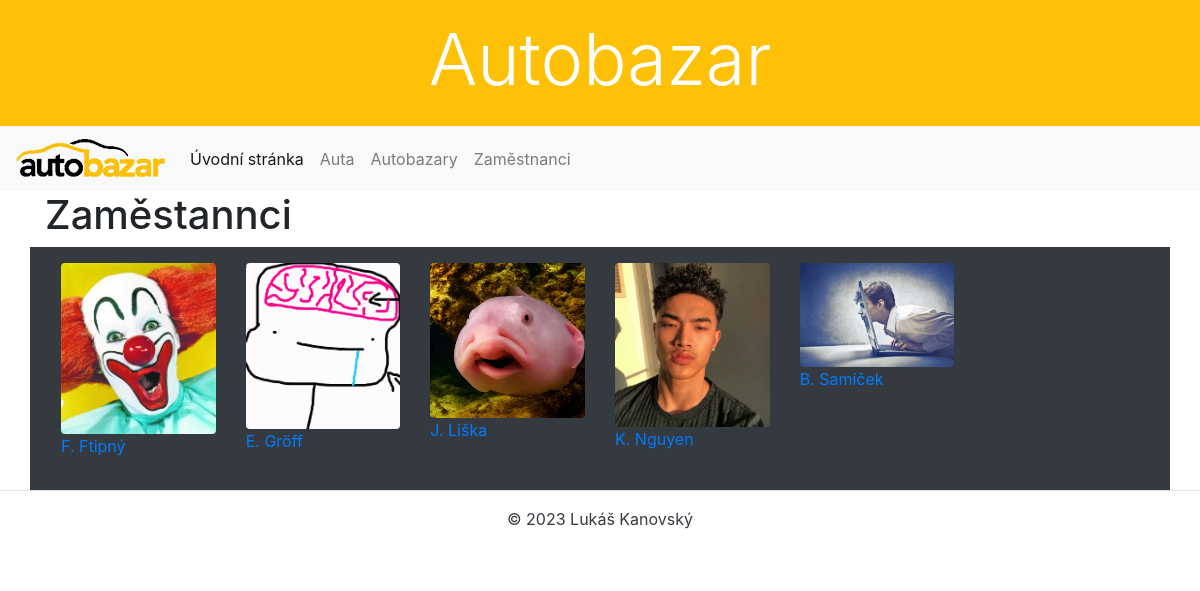
Screenshot of /autobazar/zamestnanci with the database file from the repository.
### autobazar/models.py (models this page shows, shortened)
class Zamestnanec(models.Model):
    jmeno = models.CharField(max_length=50, null=False, blank=False, verbose_name='Jméno zaměstnance', help_text='Zadejte jméno zaměstnance')
    prijmeni = models.CharField(max_length=50, null=False, blank=False, verbose_name='Příjmení zaměstnance', help_text='Zadejte příjmení zaměstnance')
    obec = models.CharField(max_length=100, null=False, blank=False, verbose_name='Obec', help_text='Zadejte obec, ve které zaměstnanec bydlí')
    ulice = models.CharField(max_length=50, null=True, verbose_name='Ulice', help_text='Zadejte ulici, ve které zaměstnanec bydlí')
    cislo_popisne = models.PositiveSmallIntegerField(null=False, blank=False, verbose_name='Číslo popisné', help_text='Zadejte číslo popisné')
    psc = models.PositiveIntegerField(null=False, blank=False, verbose_name='PSČ', help_text='Zadejte PSČ')
    telefon = models.CharField(max_length=20, verbose_name='Telefon', help_text='Zadejte telefonní číslo zaměstnance (včetně předvolby)',
                               validators=[RegexValidator(regex='^(\\+420)? ?[1-9][0-9]{2}( ?[0-9]{3}){2}$',message='Zadejte prosím platné telefonní číslo.')])
    fotka = models.ImageField(upload_to='zamestnanci', null=True, blank=True, verbose_name='Fotka zaměstnance', help_text='Nahrejte fotku zaměstnance')
    autobazar = models.ForeignKey('Autobazar', on_delete=models.CASCADE, verbose_name='Autobazar', help_text='Vyberte autobazar, ve kterém zaměstnanec pracuje', default=0)
    class Meta:
        verbose_name = 'Zamestnanec'
        verbose_name_plural = 'Zamestnanci'
        ordering = ['prijmeni', 'jmeno']

### autobazar/views.py (the view)
# urls.py: path('zamestnanci', views.zamestnanci, name='zamestnanci'),
def zamestnanci(request):
    context = {
        'zamestnanci': Zamestnanec.objects.all(),
    }
    return render(request, 'zamestnanci.html', context=context)

### autobazar/templates/zamestnanci.html (shortened to what this page needs)
{% extends 'base.html' %}
{% block content %}
    <h1>Zaměstannci</h1>
    <div class="row bg-dark p-3">
    {% for zamestnanec in zamestnanci %}
        <div class="col-lg-2 col-md-4">
            <img src="{{ zamestnanec.fotka.url }}"
                 alt="Fotka: {{ zamestnanec.nazev }}"
                 class="img-fluid rounded">
            <p><a href="{% url 'zamestnanec_detail' zamestnanec.id %}">{{ zamestnanec.jmeno|first }}. {{ zamestnanec.prijmeni }}</a></p>
        </div>
    {% endfor %}
    </div>
{% endblock %}

### rows the page displays
Zamestnanec: fotka (picture), jmeno|first "F", prijmeni "Ftipný"
Zamestnanec: fotka (picture), jmeno|first "E", prijmeni "Gröff"
Zamestnanec: fotka (picture), jmeno|first "J", prijmeni "Liška"
Zamestnanec: fotka (picture), jmeno|first "K", prijmeni "Nguyen"
Zamestnanec: fotka (picture), jmeno|first "B", prijmeni "Samíček"
